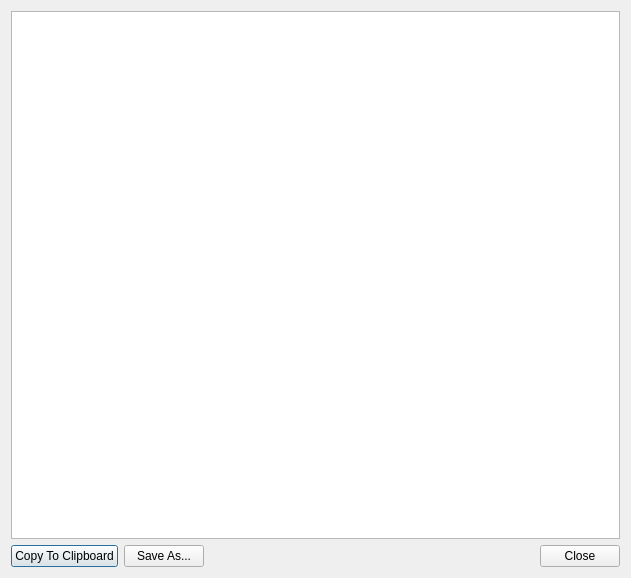
<?xml version="1.0" encoding="UTF-8"?>
<ui version="4.0">
 <class>SaveTextAsDialog</class>
 <widget class="QDialog" name="SaveTextAsDialog">
  <property name="geometry">
   <rect>
    <x>0</x>
    <y>0</y>
    <width>631</width>
    <height>578</height>
   </rect>
  </property>
  <property name="windowTitle">
   <string>Dialog</string>
  </property>
  <layout class="QVBoxLayout" name="verticalLayout">
   <item>
    <widget class="QTextEdit" name="textEdit">
     <property name="lineWrapMode">
      <enum>QTextEdit::NoWrap</enum>
     </property>
     <property name="acceptRichText">
      <bool>false</bool>
     </property>
    </widget>
   </item>
   <item>
    <layout class="QHBoxLayout" name="horizontalLayout">
     <item>
      <widget class="QPushButton" name="clipboardBtn">
       <property name="text">
        <string>Copy To Clipboard</string>
       </property>
      </widget>
     </item>
     <item>
      <widget class="QPushButton" name="saveAsBtn">
       <property name="text">
        <string>Save As...</string>
       </property>
      </widget>
     </item>
     <item>
      <spacer name="horizontalSpacer">
       <property name="orientation">
        <enum>Qt::Horizontal</enum>
       </property>
       <property name="sizeHint" stdset="0">
        <size>
         <width>40</width>
         <height>20</height>
        </size>
       </property>
      </spacer>
     </item>
     <item>
      <widget class="QPushButton" name="closeBtn">
       <property name="text">
        <string>Close</string>
       </property>
      </widget>
     </item>
    </layout>
   </item>
  </layout>
 </widget>
 <resources/>
 <connections/>
</ui>
